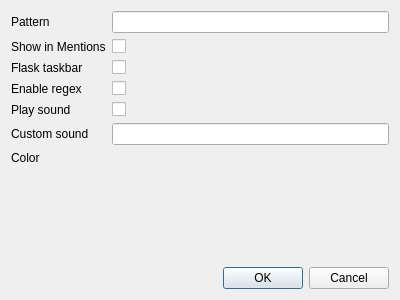
<?xml version="1.0" encoding="UTF-8"?>
<ui version="4.0">
 <class>HighlightConfigureDialog</class>
 <widget class="QDialog" name="HighlightConfigureDialog">
  <property name="geometry">
   <rect>
    <x>0</x>
    <y>0</y>
    <width>400</width>
    <height>300</height>
   </rect>
  </property>
  <property name="windowTitle">
   <string>Configure highlight</string>
  </property>
  <property name="modal">
   <bool>true</bool>
  </property>
  <layout class="QVBoxLayout" name="verticalLayout">
   <item>
    <layout class="QFormLayout" name="formLayout">
     <item row="0" column="0">
      <widget class="QLabel" name="patternLabel">
       <property name="text">
        <string>Pattern</string>
       </property>
      </widget>
     </item>
     <item row="0" column="1">
      <widget class="QLineEdit" name="patternLineEdit"/>
     </item>
     <item row="1" column="0">
      <widget class="QLabel" name="showInMentionsLabel">
       <property name="text">
        <string>Show in Mentions</string>
       </property>
      </widget>
     </item>
     <item row="1" column="1">
      <widget class="QCheckBox" name="showInMentionsCheckBox"/>
     </item>
     <item row="2" column="0">
      <widget class="QLabel" name="flaskTaskbarLabel">
       <property name="text">
        <string>Flask taskbar</string>
       </property>
      </widget>
     </item>
     <item row="2" column="1">
      <widget class="QCheckBox" name="flaskTaskbarCheckBox"/>
     </item>
     <item row="3" column="0">
      <widget class="QLabel" name="enableRegexLabel">
       <property name="text">
        <string>Enable regex</string>
       </property>
      </widget>
     </item>
     <item row="3" column="1">
      <widget class="QCheckBox" name="enableRegexCheckBox"/>
     </item>
     <item row="4" column="0">
      <widget class="QLabel" name="playSoundLabel">
       <property name="text">
        <string>Play sound</string>
       </property>
      </widget>
     </item>
     <item row="4" column="1">
      <widget class="QCheckBox" name="playSoundCheckBox"/>
     </item>
     <item row="5" column="0">
      <widget class="QLabel" name="customSoundLabel">
       <property name="text">
        <string>Custom sound</string>
       </property>
      </widget>
     </item>
     <item row="5" column="1">
      <widget class="QLineEdit" name="customSoundLineEdit"/>
     </item>
     <item row="6" column="0">
      <widget class="QLabel" name="colorLabel">
       <property name="text">
        <string>Color</string>
       </property>
      </widget>
     </item>
     <item row="6" column="1">
      <widget class="QWidget" name="colorWidget" native="true"/>
     </item>
    </layout>
   </item>
   <item>
    <widget class="QDialogButtonBox" name="buttonBox">
     <property name="orientation">
      <enum>Qt::Horizontal</enum>
     </property>
     <property name="standardButtons">
      <set>QDialogButtonBox::Cancel|QDialogButtonBox::Ok</set>
     </property>
    </widget>
   </item>
  </layout>
 </widget>
 <resources/>
 <connections>
  <connection>
   <sender>buttonBox</sender>
   <signal>accepted()</signal>
   <receiver>HighlightConfigureDialog</receiver>
   <slot>accept()</slot>
   <hints>
    <hint type="sourcelabel">
     <x>248</x>
     <y>254</y>
    </hint>
    <hint type="destinationlabel">
     <x>157</x>
     <y>274</y>
    </hint>
   </hints>
  </connection>
  <connection>
   <sender>buttonBox</sender>
   <signal>rejected()</signal>
   <receiver>HighlightConfigureDialog</receiver>
   <slot>reject()</slot>
   <hints>
    <hint type="sourcelabel">
     <x>316</x>
     <y>260</y>
    </hint>
    <hint type="destinationlabel">
     <x>286</x>
     <y>274</y>
    </hint>
   </hints>
  </connection>
 </connections>
</ui>
